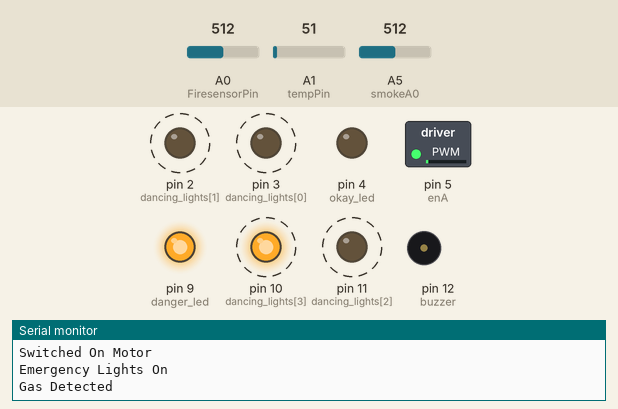
This sketch was run on a simulated Arduino Uno, built with avr-gcc and run on an emulated ATmega328P. On the bench: switched loads named in the sketch (green lamp = pin HIGH), output pins drawn as LEDs (lit = HIGH), buzzer (waves = sounding), the last lines printed to the serial monitor. Dashed ring = blinking. The test bench sets the inputs (shaded band); at power-on: A5 (smokeA0) = 512, A0 (FiresensorPin) = 512, A1 (tempPin) = 51. Pins used as bus, display or sensor lines are not drawn.

Above: at 1.01 s.
1.4 s: A5 (smokeA0) set to 417
4.4 s: A5 (smokeA0) set to 383
At 5.3 s:
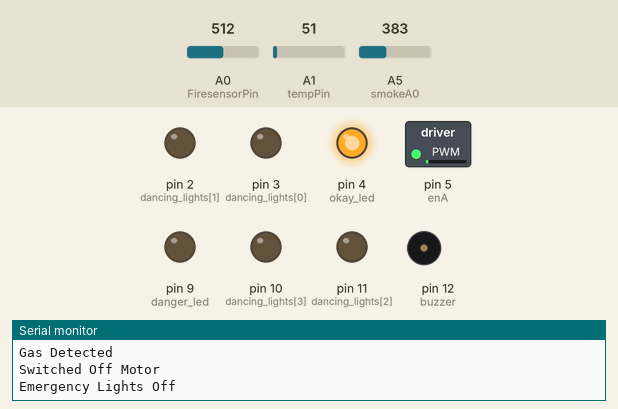
6.1 s: A0 (FiresensorPin) set to 105
7.8 s: A0 (FiresensorPin) set to 92
At 8.71 s:
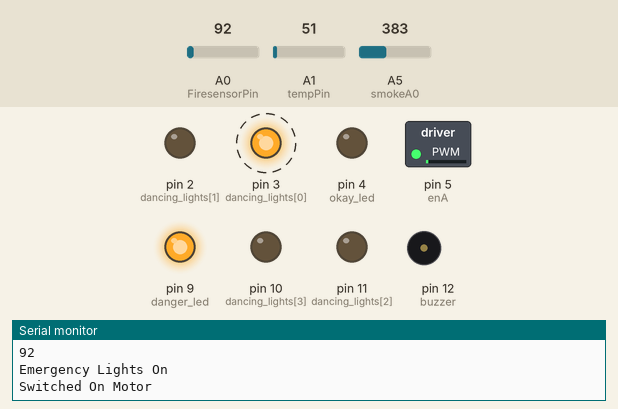
Timing chart, 0 to 11.8 s (numbered marks = the images above; inputs shaded):
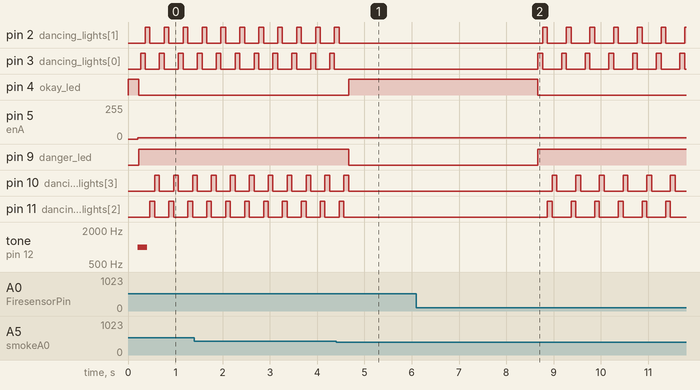

Measured:
- the behaviour switches between 401 and 400 on A5 (smokeA0) (found by bisection; images 0 and 1)
- the behaviour switches between 100 and 99 on A0 (FiresensorPin) (found by bisection; images 1 and 2)
- after the input at 4.4 s, pin 2 (dancing_lights[1]): goes on until 4.5 s, then stays LOW; pin 3 (dancing_lights[0]): stops changing and stays LOW; pin 4 (okay_led): LOW → HIGH after 0.27 s; pin 9 (danger_led): HIGH → LOW after 0.27 s; pin 10 (dancing_lights[3]): goes on until 4.7 s, then stays LOW
- after the input at 6.1 s, every drawn part: stays the same
- after the input at 7.8 s, pin 2 (dancing_lights[1]): alternates HIGH for 0.10 s and LOW for 0.40 s, starting after 0.97 s; pin 3 (dancing_lights[0]): alternates HIGH for 0.10 s and LOW for 0.40 s, starting after 0.87 s
- by itself, pin 2 (dancing_lights[1]), pin 3 (dancing_lights[0]), pin 10 (dancing_lights[3]), pin 11 (dancing_lights[2]): alternates HIGH for 0.10 s and LOW for 0.30 s

The sketch:

divya_complete.ino
```cpp
#include<SoftwareSerial.h>

int FiresensorPin = A0; // select the input pin for the LDR  Fire sensor
int smokeA0 = A5;  //input pin for gas sensor

int danger_led = 9; // Output pin for Danger LED
int okay_led = 4; // Output pin for OkayLED
int buzzer = 12; // Output pin for Buzzer

int tempPin = 1;

int dancing_lights[4] = {3,2,11,10};
int lights_length = 4;

bool motor_on = false;

int no = 0;
/*motor setup pins 5,6,7*/
#define enA 5
#define in1 6
#define in2 7

void setup() {
  // put your setup code here, to run once:
  Serial.begin(9600);

  pinMode(danger_led, OUTPUT);    //Initialize LED
  pinMode(okay_led ,OUTPUT);
  pinMode(buzzer,OUTPUT);  //Initialize Buzzer
  pinMode(smokeA0, INPUT);

  digitalWrite(okay_led , HIGH);

  for(int i=0;i<lights_length;i++){
    pinMode(dancing_lights[i],OUTPUT);
  }
  Serial.println("---------------------------------------------------------");
  Serial.println("\t WELCOME");
  Serial.println("---------------------------------------------------------");
  Serial.println();
  Serial.println("\t THREAT DETECTION AND MANAGMENT SYSTEM");

}

void loop() {
  // put your main code here, to run repeatedly:

  no = no+1;
  //Print Detials every ten seconds
  if(no%10==0 || no==1){
    write_report();

  }

  read_fire_sensor();
  read_temperature();
  check_gas_sensor();
  delay(1000);

}

void emergencyLightsOn(){

  digitalWrite(danger_led,HIGH);
  digitalWrite(okay_led,LOW);
  Serial.println("Emergency Lights On");

}

void emergencyLightsOff(){

  digitalWrite(danger_led,LOW);
  digitalWrite(okay_led,HIGH);
  Serial.println("Emergency Lights Off");

}


void read_fire_sensor(){

    bool triggered = false;
    while (analogRead(FiresensorPin) < 100)  //Read sensor value(int) and compare with threshold value 100
    {

      Serial.println("Fire Detected");
      Serial.println(analogRead(FiresensorPin));
        if(!triggered){
          emergencyLightsOn();
          if(!motor_on){
              start_motor();
          }
          digitalWrite(buzzer,HIGH);
          triggered = true;
       }
        let_lights_dance();

        delay(100);
    }
    if(triggered){

       digitalWrite(buzzer,LOW);
       stop_motor();
       motor_on = false;
       emergencyLightsOff();
        delay(1000);
    }


}

void start_motor(){
     int pwmOutput = map(100, 0, 1023, 0 , 100); // Map the potentiometer value from 0 to 255
     analogWrite(enA, pwmOutput); // Send PWM signal to L298N Enable pin
      digitalWrite(in1, HIGH);
     digitalWrite(in2, LOW);
     motor_on = true;
     Serial.println("Switched On Motor");
}

void stop_motor(){
   digitalWrite(in1,LOW);
   digitalWrite(in2,LOW);
   //Serial.println("Motor off");
   motor_on = false;
   Serial.println("Switched Off Motor");
}

float get_temperature(){
        int val = analogRead(tempPin);
        float mv = ( val/1024.0)*5000;
        float cel = mv/10;
        //float farh = (cel*9)/5 + 32;
        return cel;
}

void read_temperature(){

        float cel = get_temperature();


        if(cel>40 && !motor_on){

              start_motor();

        }

        if(cel<40 && motor_on){
           stop_motor();
        }
}


void check_gas_sensor(){
  int triggered = false;
  // Checks if it has reached the threshold value
  while(analogRead(smokeA0) > 400)
  {
    if(!triggered){
      tone(buzzer, 1000, 200);
      start_motor();
      emergencyLightsOn();
      triggered = true;
      Serial.println("Gas Detected");
    }
    let_lights_dance();

  }

  if(triggered)
  {
    stop_motor();
    emergencyLightsOff();
    noTone(buzzer);
  }


}

void write_report(){
     Serial.println();
     Serial.println("ROUND ");
     Serial.print(no/10);
     Serial.println();

     Serial.println("TEMPRATURE = ");
     Serial.print(get_temperature());
     Serial.print("*C");
     Serial.println();

     if(motor_on)
        Serial.println("FAN ON");
     else
        Serial.println("FAN OFF");

     Serial.println("Fire Sensor Value");
     Serial.print(analogRead(FiresensorPin));
     Serial.println();

     Serial.println("Gas Sensor Value");
     Serial.print(analogRead(smokeA0));
     Serial.println();


}

void let_lights_dance(){
  for(int i=0;i<lights_length;i++){
    digitalWrite(dancing_lights[i],HIGH);
    delay(100);
    digitalWrite(dancing_lights[i],LOW);
  }
}
```
